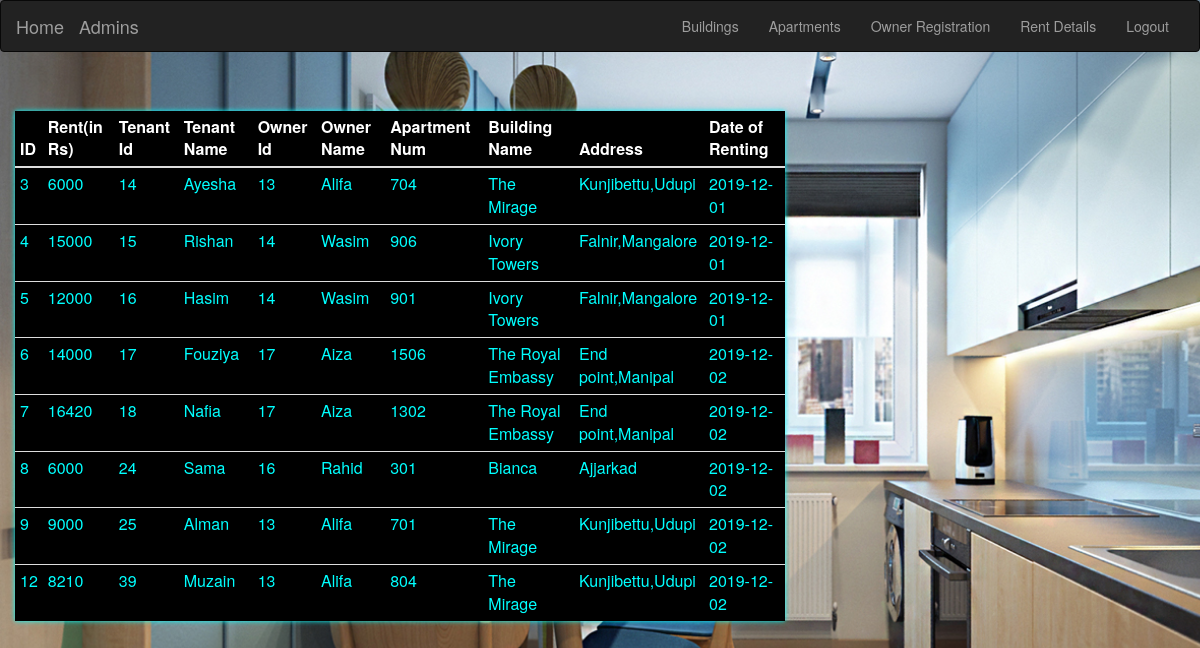
The page /rentdet.php on the database its author committed.
### tables this page shows
CREATE TABLE `rent_log` (
  `id` int(11) NOT NULL,
  `rent` int(11) NOT NULL,
  `tid` int(11) NOT NULL,
  `oid` int(11) NOT NULL
);

CREATE TABLE `tenant` (
  `id` int(11) NOT NULL,
  `tname` varchar(50) NOT NULL,
  `email` varchar(50) NOT NULL,
  `password` varchar(20) NOT NULL,
  `mobile` bigint(10) NOT NULL,
  `building` varchar(50) NOT NULL,
  `apartment` varchar(10) NOT NULL,
  `rent` int(11) NOT NULL,
  `date` date NOT NULL,
  `oid` varchar(10) NOT NULL
);

CREATE TABLE `owner` (
  `id` int(11) NOT NULL,
  `name` varchar(50) NOT NULL,
  `email` varchar(50) NOT NULL,
  `password` varchar(50) NOT NULL,
  `mobile` bigint(10) NOT NULL,
  `owned` varchar(50) NOT NULL
);

CREATE TABLE `apartment` (
  `id` int(11) NOT NULL,
  `bid` int(11) NOT NULL,
  `apartmentNum` bigint(20) NOT NULL,
  `description` varchar(200) NOT NULL
);

CREATE TABLE `building` (
  `id` int(11) NOT NULL,
  `Name` varchar(200) NOT NULL,
  `Address` varchar(500) NOT NULL,
  `Developer` varchar(200) NOT NULL
);

### rentdet.php (the view, shortened to what this page needs)
<?php
  include('conn.php');
?>
<html>
    <head>
  <link rel="stylesheet" href="https://maxcdn.bootstrapcdn.com/bootstrap/3.3.7/css/bootstrap.min.css">
</head>
    </head>
</head>
<body style="background-image:url('img/hh.jpg') ; background-size: cover; background-repeat: no-repeat;">
      <nav class="navbar navbar-default navbar-inverse">
  <div class="container-fluid">
    <div class="navbar-header">
      <a class="navbar-brand" href="building.php">Home</a>
      <a class="navbar-brand" href="admindet.php">Admins</a>
    </div>
    <ul class="nav navbar-nav pull-right">
        <li><a href="building.php">Buildings</a></li>
        <li><a href="apartment.php">Apartments</a></li>
         <li><a href="oregistration.php">Owner Registration</a></li>
         <li><a href="rentdet.php">Rent Details</a></li>
      <li><a href="logout.php">Logout</a></li>
    </ul>
  </div>
</nav>
  <div class="col-md-8">
                <div>
        <table class="table table-hover table-condensed" style="margin-top: 5% ;background:black;color:cyan;box-shadow: 0px 0px 5px">
          <thead style="background:black;color:white">
            <th>ID</th>
             <th>Rent(in Rs)</th>
              <th>Tenant Id</th>
              <th>Tenant Name</th>
              <th>Owner Id</th>
              <th>Owner Name</th>
               <th>Apartment Num</th>
               <th>Building Name</th>
                <th>Address</th>
                <th>Date of Renting</th>
            </thead>
            <tbody>
                <?php
                $sql = "select r.id,r.rent,r.tid,t.tname,r.oid,o.name,b.Name,b.Address,a.apartmentNum,t.date
                        from rent_log r,tenant t,owner o,building b,apartment a
                        where r.tid=t.id
                        and r.oid=o.id
                        and r.rent=t.rent
                        and t.building=b.id
                        and t.apartment=a.id;";
                $result=mysqli_query($conn,$sql);
                if($result){
                    while($row = $result->fetch_assoc()){
                ?>
                <tr>
                    <td><?php echo $row['id'];?></td>
                    <td><?php echo $row['rent'];?></td>
                    <td><?php echo $row['tid'];?></td>
                    <td><?php echo $row['tname'];?></td>
                    <td><?php echo $row['oid'];?></td>
                    <td><?php echo $row['name'];?></td>
                    <td><?php echo $row['apartmentNum'];?></td>
                     <td><?php echo $row['Name'];?></td>
                     <td><?php echo $row['Address'];?></td>
                     <td><?php echo $row['date'];?></td>
                </tr>
                <?php
                }
                }
                ?>
            </tbody>
        </table>
                </div>
</body>
</html>

### rows shown on the page
rent_log: id "3", rent "6000", tid "14", tenant.tname "Ayesha", oid "13", owner.name "Alifa", apartment.apartmentNum "704", building.Name "The Mirage", building.Address "Kunjibettu,Udupi", tenant.date "2019-12-01"
rent_log: id "4", rent "15000", tid "15", tenant.tname "Rishan", oid "14", owner.name "Wasim", apartment.apartmentNum "906", building.Name "Ivory Towers", building.Address "Falnir,Mangalore", tenant.date "2019-12-01"
rent_log: id "5", rent "12000", tid "16", tenant.tname "Hasim", oid "14", owner.name "Wasim", apartment.apartmentNum "901", building.Name "Ivory Towers", building.Address "Falnir,Mangalore", tenant.date "2019-12-01"
rent_log: id "6", rent "14000", tid "17", tenant.tname "Fouziya", oid "17", owner.name "Aiza", apartment.apartmentNum "1506", building.Name "The Royal Embassy", building.Address "End point,Manipal", tenant.date "2019-12-02"
rent_log: id "7", rent "16420", tid "18", tenant.tname "Nafia", oid "17", owner.name "Aiza", apartment.apartmentNum "1302", building.Name "The Royal Embassy", building.Address "End point,Manipal", tenant.date "2019-12-02"
rent_log: id "8", rent "6000", tid "24", tenant.tname "Sama", oid "16", owner.name "Rahid", apartment.apartmentNum "301", building.Name "Bianca", building.Address "Ajjarkad", tenant.date "2019-12-02"
rent_log: id "9", rent "9000", tid "25", tenant.tname "Alman", oid "13", owner.name "Alifa", apartment.apartmentNum "701", building.Name "The Mirage", building.Address "Kunjibettu,Udupi", tenant.date "2019-12-02"
rent_log: id "12", rent "8210", tid "39", tenant.tname "Muzain", oid "13", owner.name "Alifa", apartment.apartmentNum "804", building.Name "The Mirage", building.Address "Kunjibettu,Udupi", tenant.date "2019-12-02"
